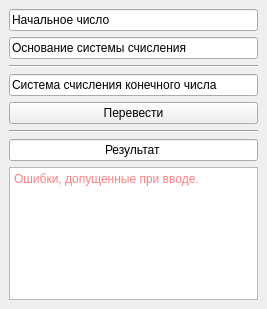
<?xml version="1.0" encoding="UTF-8"?>
<ui version="4.0">
 <class>MainWindow</class>
 <widget class="QMainWindow" name="MainWindow">
  <property name="geometry">
   <rect>
    <x>0</x>
    <y>0</y>
    <width>267</width>
    <height>309</height>
   </rect>
  </property>
  <property name="windowTitle">
   <string>Перевод систем счисления</string>
  </property>
  <widget class="QWidget" name="centralwidget">
   <layout class="QVBoxLayout" name="verticalLayout">
    <item>
     <widget class="QLineEdit" name="inputNum">
      <property name="enabled">
       <bool>true</bool>
      </property>
      <property name="inputMask">
       <string/>
      </property>
      <property name="text">
       <string>Начальное число</string>
      </property>
      <property name="placeholderText">
       <string>Начальное число</string>
      </property>
     </widget>
    </item>
    <item>
     <widget class="QLineEdit" name="numRadix">
      <property name="text">
       <string>Основание системы счисления</string>
      </property>
      <property name="placeholderText">
       <string>Основание системы счисления</string>
      </property>
     </widget>
    </item>
    <item>
     <widget class="Line" name="line">
      <property name="orientation">
       <enum>Qt::Horizontal</enum>
      </property>
     </widget>
    </item>
    <item>
     <widget class="QLineEdit" name="outputRadix">
      <property name="text">
       <string>Система счисления конечного числа</string>
      </property>
      <property name="placeholderText">
       <string>Система счисления конечного числа</string>
      </property>
     </widget>
    </item>
    <item>
     <widget class="QPushButton" name="getResult">
      <property name="text">
       <string>Перевести</string>
      </property>
     </widget>
    </item>
    <item>
     <widget class="Line" name="line_2">
      <property name="orientation">
       <enum>Qt::Horizontal</enum>
      </property>
     </widget>
    </item>
    <item>
     <widget class="QLineEdit" name="outputNum">
      <property name="text">
       <string>Результат</string>
      </property>
      <property name="alignment">
       <set>Qt::AlignCenter</set>
      </property>
      <property name="placeholderText">
       <string>Результат</string>
      </property>
     </widget>
    </item>
    <item>
     <widget class="QPlainTextEdit" name="errorOutput">
      <property name="enabled">
       <bool>true</bool>
      </property>
      <property name="styleSheet">
       <string notr="true">color: rgb(255, 0, 0);</string>
      </property>
      <property name="readOnly">
       <bool>true</bool>
      </property>
      <property name="centerOnScroll">
       <bool>false</bool>
      </property>
      <property name="placeholderText">
       <string>Ошибки, допущенные при вводе.</string>
      </property>
     </widget>
    </item>
   </layout>
  </widget>
 </widget>
 <resources/>
 <connections/>
</ui>
